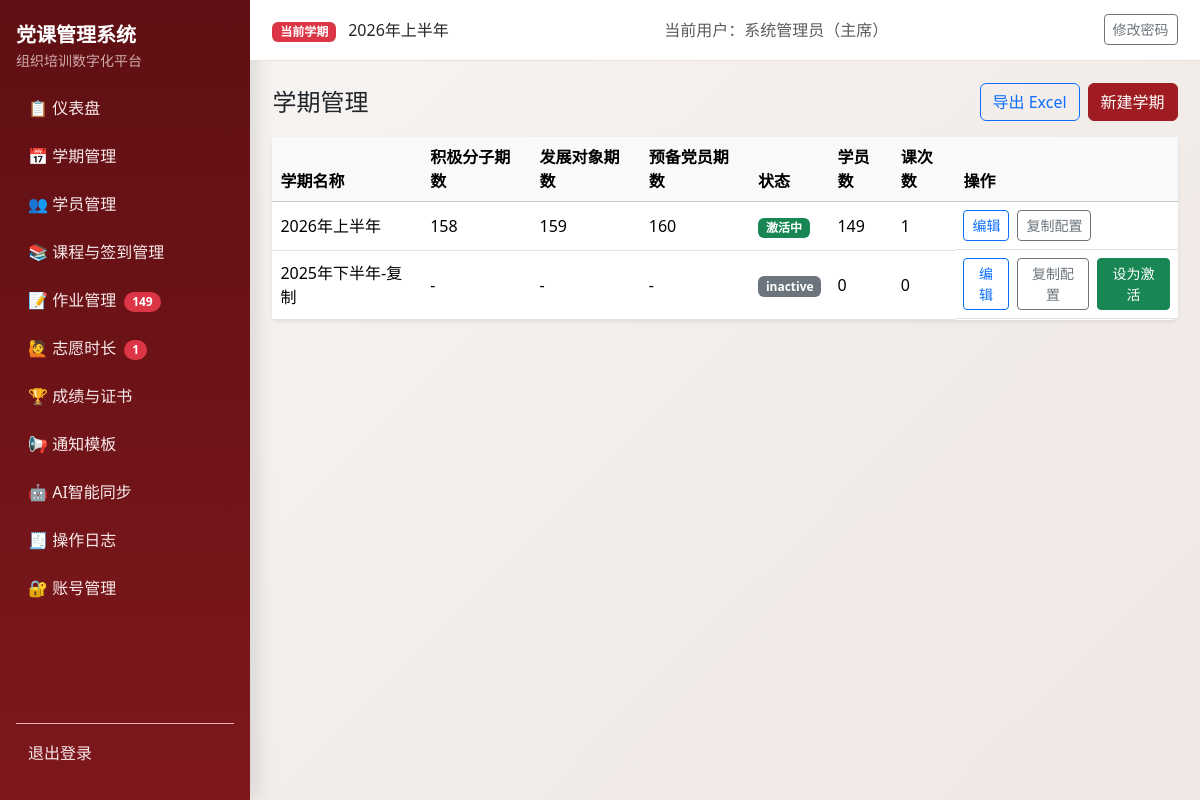
/semester/list (signed in), run on the app's committed database.
### models.py (models this page shows, shortened)
class Semester(db.Model):
    __tablename__ = "semesters"
    id = db.Column(db.Integer, primary_key=True)
    name = db.Column(db.String(100), nullable=False)
    period_code = db.Column(db.String(20), nullable=True)
    period_positive = db.Column(db.String(20), nullable=True)
    period_development = db.Column(db.String(20), nullable=True)
    period_probationary = db.Column(db.String(20), nullable=True)
    year = db.Column(db.Integer, nullable=False)
    status = db.Column(db.String(20), nullable=False, default="active")
    exam_weight = db.Column(db.Integer, nullable=False, default=40)
    attendance_weight = db.Column(db.Integer, nullable=False, default=30)
    assignment_weight = db.Column(db.Integer, nullable=False, default=20)
    volunteer_weight = db.Column(db.Integer, nullable=False, default=10)
    pass_threshold = db.Column(db.Float, nullable=False, default=60.0)
    volunteer_target_hours = db.Column(db.Float, nullable=False, default=0.0)
    min_attendance_sessions = db.Column(db.Integer, nullable=False, default=2)
    created_at = db.Column(db.DateTime, default=datetime.utcnow, nullable=False)
    students = db.relationship("Student", back_populates="semester", cascade="all, delete-orphan")
    course_sessions = db.relationship("CourseSession", back_populates="semester", cascade="all, delete-orphan")
    assignments = db.relationship("Assignment", back_populates="semester", cascade="all, delete-orphan")
    volunteer_records = db.relationship(
        "VolunteerRecord", back_populates="semester", cascade="all, delete-orphan"
    )
    exam_records = db.relationship("ExamRecord", back_populates="semester", cascade="all, delete-orphan")
    final_scores = db.relationship("FinalScore", back_populates="semester", cascade="all, delete-orphan")

class User(UserMixin, db.Model):
    __tablename__ = "users"
    id = db.Column(db.Integer, primary_key=True)
    username = db.Column(db.String(80), unique=True, nullable=False, index=True)
    password_hash = db.Column(db.String(255), nullable=False)
    role = db.Column(db.String(20), nullable=False, default="staff")
    real_name = db.Column(db.String(80), nullable=True)
    created_at = db.Column(db.DateTime, default=datetime.utcnow, nullable=False)

### blueprints/semester.py (the view, shortened to what this page needs)
@semester_bp.route("/list")
@login_required
def list_semesters():
	semesters = Semester.query.order_by(Semester.year.desc(), Semester.id.desc()).all()
	rows = []
	for sem in semesters:
		rows.append(
			{
				"semester": sem,
				"student_count": Student.query.filter_by(semester_id=sem.id).count(),
				"course_count": CourseSession.query.filter_by(semester_id=sem.id).count(),
			}
		)
	return render_template("semester/list.html", rows=rows)

### authz.py (called while the page is built)
def normalize_role(role: str | None) -> str:
    value = (role or "staff").strip().lower()
    if value not in ROLE_LABELS:
        return "staff"
    return value

def role_label(role: str | None) -> str:
    return ROLE_LABELS.get(normalize_role(role), "干事")

def can_view_logs(role: str | None) -> bool:
    return normalize_role(role) in {"admin", "minister"}

def can_manage_accounts(role: str | None) -> bool:
    return normalize_role(role) == "admin"

def can_edit_notification_templates(role: str | None) -> bool:
    return normalize_role(role) in {"admin", "minister"}

### templates/semester/list.html (shortened to what this page needs)
{% extends "base.html" %}
{% block content %}
<div class="d-flex justify-content-between align-items-center mb-3">
  <h1 class="h4 mb-0">学期管理</h1>
  <div class="d-flex gap-2">
    <a class="btn btn-outline-primary" href="{{ url_for('semester_bp.list_semesters', export=1) }}">导出 Excel</a>
    <a class="btn btn-primary" href="{{ url_for('semester_bp.new_semester') }}">新建学期</a>
  </div>
</div>
<div class="card border-0 shadow-sm">
  <div class="table-responsive">
    <table class="table align-middle mb-0">
      <thead class="table-light">
        <tr>
          <th>学期名称</th>
          <th>积极分子期数</th>
          <th>发展对象期数</th>
          <th>预备党员期数</th>
          <th>状态</th>
          <th>学员数</th>
          <th>课次数</th>
          <th>操作</th>
        </tr>
      </thead>
      <tbody>
        {% for row in rows %}
        <tr>
          <td>{{ row.semester.name }}</td>
          <td>{{ row.semester.period_positive or '-' }}</td>
          <td>{{ row.semester.period_development or '-' }}</td>
          <td>{{ row.semester.period_probationary or '-' }}</td>
          <td>
            {% if row.semester.status == 'active' %}
              <span class="badge text-bg-success">激活中</span>
            {% else %}
              <span class="badge text-bg-secondary">{{ row.semester.status }}</span>
            {% endif %}
          </td>
          <td>{{ row.student_count }}</td>
          <td>{{ row.course_count }}</td>
          <td class="d-flex gap-2">
            <a class="btn btn-sm btn-outline-primary" href="{{ url_for('semester_bp.edit_semester', semester_id=row.semester.id) }}">编辑</a>
            <a class="btn btn-sm btn-outline-secondary" href="{{ url_for('semester_bp.copy_semester', semester_id=row.semester.id) }}">复制配置</a>
            {% if row.semester.status != 'active' %}
            <form method="post" action="{{ url_for('semester_bp.activate_semester', semester_id=row.semester.id) }}">
              <button class="btn btn-sm btn-success">设为激活</button>
            </form>
            {% endif %}
          </td>
        </tr>
        {% endfor %}
      </tbody>
    </table>
  </div>
</div>
{% endblock %}

### templates/base.html (shortened to what this page needs)
<!doctype html>
<html lang="zh-CN">
<head>
  <link href="https://cdn.jsdelivr.net/npm/bootstrap@5.3.3/dist/css/bootstrap.min.css" rel="stylesheet">
</head>
<body>
  {% if current_user.is_authenticated %}
  <div class="layout">
    <aside class="sidebar d-flex flex-column">
      <div class="mb-3">
        <div class="fw-bold fs-5 text-white">党课管理系统</div>
        <div class="small opacity-75">组织培训数字化平台</div>
      </div>
      <nav class="nav flex-column mb-3">
        <a class="nav-link" href="{{ url_for('auth_bp.dashboard') }}">📋 仪表盘</a>
        <a class="nav-link" href="{{ url_for('semester_bp.list_semesters') }}">📅 学期管理</a>
        <a class="nav-link" href="{{ url_for('students_bp.list_students') }}">👥 学员管理</a>
        <a class="nav-link" href="{{ url_for('courses_bp.list_courses') }}">📚 课程与签到管理</a>
        <a class="nav-link" href="{{ url_for('assignments_bp.assignments_overview') }}">📝 作业管理
          {% if pending_assignment_students > 0 %}
            <span class="badge rounded-pill text-bg-danger ms-1">{{ pending_assignment_students }}</span>
          {% endif %}
        </a>
        <a class="nav-link" href="{{ url_for('volunteers_bp.volunteer_overview') }}">🙋 志愿时长
          {% if pending_volunteer_records > 0 %}
            <span class="badge rounded-pill text-bg-danger ms-1">{{ pending_volunteer_records }}</span>
          {% endif %}
        </a>
        <a class="nav-link" href="{{ url_for('scores_bp.result_overview') }}">🏆 成绩与证书</a>
        <a class="nav-link" href="{{ url_for('notifications_bp.template_list') }}">📢 通知模板</a>
        <a class="nav-link" href="{{ url_for('ai_tools_bp.index') }}">🤖 AI智能同步</a>
        {% if can_view_logs %}
        <a class="nav-link" href="{{ url_for('auth_bp.operation_logs') }}">🧾 操作日志</a>
        {% endif %}
        {% if can_manage_accounts %}
        <a class="nav-link" href="{{ url_for('auth_bp.account_list') }}">🔐 账号管理</a>
        {% endif %}
      </nav>
      <div class="mt-auto pt-2 border-top border-danger-subtle">
        <a class="nav-link" href="{{ url_for('auth_bp.logout') }}">退出登录</a>
      </div>
    </aside>
    <div class="content-wrap">
      <header class="topbar">
        <div>
          <span class="badge text-bg-danger">当前学期</span>
          <span class="ms-2">{{ current_semester.name if current_semester else '未设置激活学期' }}</span>
        </div>
        <div class="text-muted">当前用户：{{ current_user.real_name or current_user.username }}（{{ current_user_role_label }}）</div>
        <div>
          <a class="btn btn-sm btn-outline-secondary" href="{{ url_for('auth_bp.change_password') }}">修改密码</a>
        </div>
      </header>
      <main class="page-content">
        {% block content %}{% endblock %}
      </main>
    </div>
  </div>
  {% else %}
    {% block auth_content %}{% endblock %}
  {% endif %}
</body>
</html>

### templates/base.html (style rules this page uses)
:root { --pc-primary: #9f1d22; --pc-primary-dark: #7f1519; --pc-sidebar-bg: #5f0f13; --pc-sidebar-text: #f6dddd; --pc-bg: #f8f6f4; --pc-card: #ffffff; }
body { background: linear-gradient(135deg, #f8f6f4 0%, #efe7e3 100%); min-height: 100vh; }
.layout { display: flex; min-height: 100vh; }
.sidebar { width: 250px; background: linear-gradient(180deg, var(--pc-sidebar-bg), #7d181d); color: var(--pc-sidebar-text); position: fixed; top: 0; left: 0; bottom: 0; padding: 1.25rem 1rem; box-shadow: 6px 0 20px rgba(0, 0, 0, 0.12); }
.sidebar .nav-link { color: #f8eaea; border-radius: 10px; margin-bottom: 0.4rem; padding: 0.55rem 0.75rem; }
.content-wrap { margin-left: 250px; width: calc(100% - 250px); }
.topbar { background: var(--pc-card); border-bottom: 1px solid #eadfda; padding: 0.9rem 1.4rem; display: flex; justify-content: space-between; align-items: center; position: sticky; top: 0; z-index: 5; }
.page-content { padding: 1.4rem; }
.btn-primary { background-color: var(--pc-primary); border-color: var(--pc-primary); }

### data on the page
Semester: name "2026年上半年", semester.name "2026年上半年", semester "158", semester "159", semester "160"
User: real_name "系统管理员"
Semester: semester.name "2025年下半年-复制", semester "-", semester "-", semester "-", semester.status "inactive"

### other printed values
{{ pending_assignment_students }} "149"
{{ pending_volunteer_records }} "1"
{{ current_user_role_label }} "主席"
{{ row.student_count }} "149" "0"
{{ row.course_count }} "1" "0"
